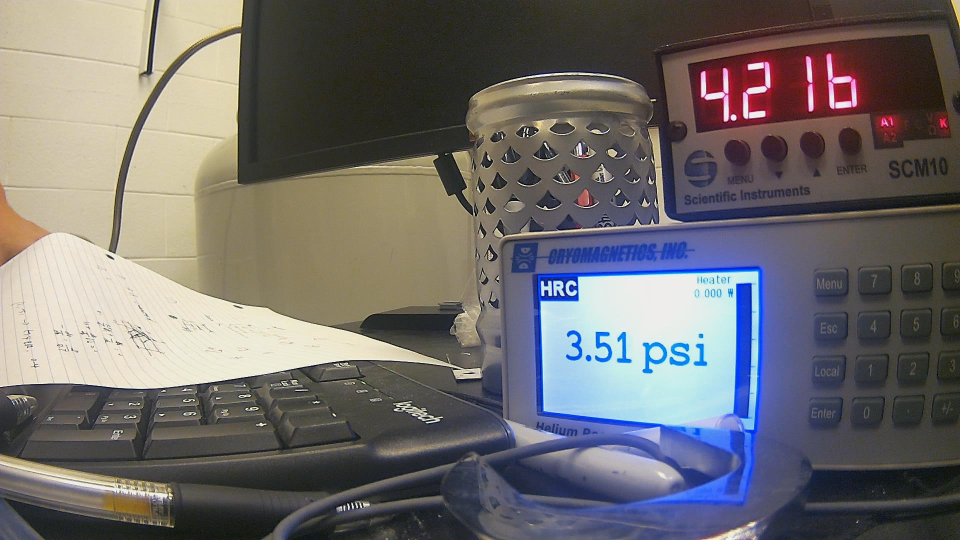
#> input picture test_photo.jpg, 1920 x 1080 px (shown at 1/2 size); its folder holds only this picture in this run
$ python pressure_ocr.py --image test_photo.jpg
#> lines starting #> are read from the running program, lines starting #| are printed output that depends on the picture; after the words box and inside, x2 and y2 are one past the last pixel; in counts of white or black regions, pixels touching at a corner belong together
#> in read_pressure_temperature, image is the input picture: shape (1080, 1920, 3); mean B, G, R 108, 108.2, 111.7
from __future__ import annotations

import argparse
import re
from collections import Counter
from dataclasses import dataclass
from typing import Iterable, Optional, Tuple

import cv2
import numpy as np

try:
    import pytesseract
except Exception:
    pytesseract = None  # Optional fallback OCR engine.


@dataclass(frozen=True)
class Reading:
    value: str
    confidence: float


_PRESSURE_RE = re.compile(r"(\d\.?\d{2,3})")
_TEMPERATURE_RE = re.compile(r"(\d\.?\d{3,4})")


# [36 lines left out: functions _parse_pressure_text, _parse_temperature_text, not called in this run]


def _find_pressure_screen_bbox(image: np.ndarray) -> Tuple[int, int, int, int]:
    height, width = image.shape[:2]
#> height = 1080; width = 1920
    hsv = cv2.cvtColor(image, cv2.COLOR_BGR2HSV)
#> hsv: shape (1080, 1920, 3); mean H, S, V 58.2, 61.4, 125.2

    white = cv2.inRange(hsv, (0, 0, 160), (180, 100, 255))
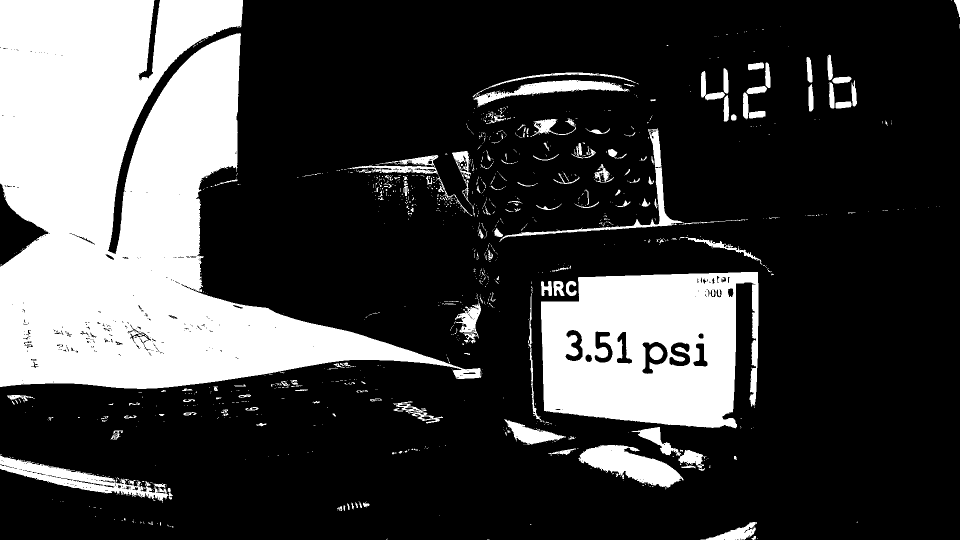
#> white: shape (1080, 1920) (shown at 1/2 size); 25.5% white; 1113 white regions (928 under 20 px), largest, box (x1, y1, x2, y2) and area: (0, 0, 963, 778) 358648, (1082, 544, 1517, 857) 104886, (1157, 890, 1367, 976) 9066
    white = cv2.morphologyEx(
        white,
        cv2.MORPH_OPEN,
        cv2.getStructuringElement(cv2.MORPH_RECT, (5, 5)),
        iterations=1,
    )
#> white: shape (1080, 1920); 24.4% white; 103 white regions, largest, box (x1, y1, x2, y2) and area: (0, 0, 901, 778) 356194, (1082, 544, 1517, 856) 102803, (1161, 890, 1360, 974) 8676
    white = cv2.morphologyEx(
        white,
        cv2.MORPH_CLOSE,
        cv2.getStructuringElement(cv2.MORPH_RECT, (9, 9)),
        iterations=2,
    )
#> white: shape (1080, 1920); 25.8% white; 35 white regions, largest, box (x1, y1, x2, y2) and area: (0, 0, 901, 778) 370282, (1066, 544, 1517, 974) 127184, (0, 912, 341, 1001) 9028

    cyan = cv2.inRange(hsv, (70, 20, 40), (125, 255, 255))
#> cyan: shape (1080, 1920); 24% white; 835 white regions (666 under 20 px), largest, box (x1, y1, x2, y2) and area: (560, 442, 1908, 1080) 431107, (1322, 252, 1696, 447) 14038, (1104, 358, 1317, 459) 9242
    blue = cv2.inRange(hsv, (90, 60, 70), (140, 255, 255))
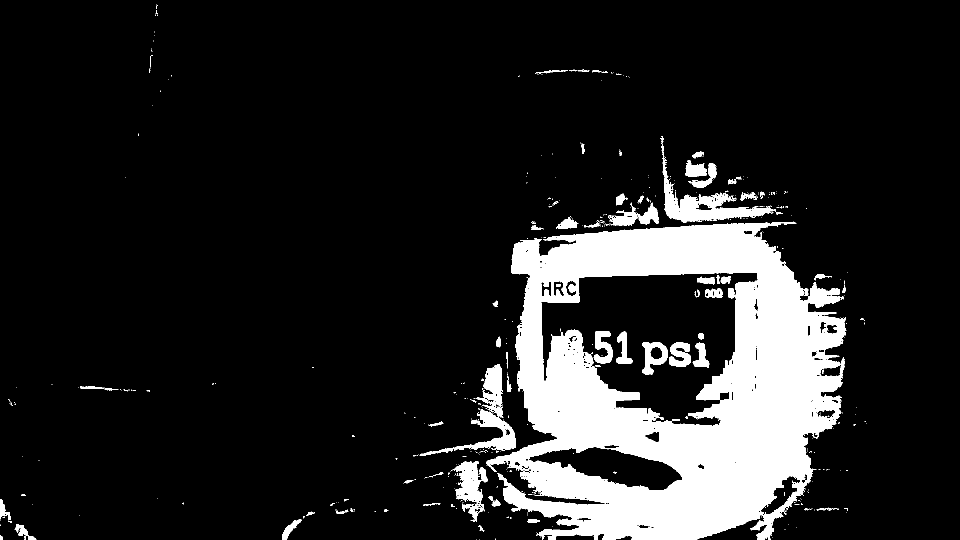
#> blue: shape (1080, 1920) (shown at 1/2 size); 13.8% white; 527 white regions (445 under 20 px)
    contours, _ = cv2.findContours(white, cv2.RETR_EXTERNAL, cv2.CHAIN_APPROX_SIMPLE)
#> contours = 35 contours, 2 with area under 20; largest, box (x1, y1, x2, y2) and area: (0, 0, 901, 778) 368592, (1066, 544, 1517, 974) 125878, (0, 912, 341, 1001) 8633, (954, 145, 1245, 211) 4973, (1402, 125, 1541, 243) 4096

    candidates: list[Tuple[float, int, int, int, int]] = []
    for contour in contours:
        area = cv2.contourArea(contour)
        if area < height * width * 0.003:
            continue
        x, y, w, h = cv2.boundingRect(contour)
        if w < 120 or h < 80:
            continue

        cyan_ratio = cv2.countNonZero(cyan[y : y + h, x : x + w]) / (w * h)
        blue_roi = blue[y : y + h, x : x + w]
        border = max(4, int(min(w, h) * 0.02))
        ring = np.zeros((h, w), dtype=np.uint8)
        ring[:border, :] = 1
        ring[-border:, :] = 1
        ring[:, :border] = 1
        ring[:, -border:] = 1
        edge_ratio = cv2.countNonZero((blue_roi > 0).astype(np.uint8) * ring) / max(
            1, int(ring.sum())
        )
        lower_bias = (y + h / 2) / height
        score = area * (1.0 + 8.0 * cyan_ratio + 4.0 * edge_ratio) * (0.3 + lower_bias)
        candidates.append((score, x, y, w, h))
#> this loop made 35 passes
#> area on passes 1, 2, 4, 5, 6, 9, 10, 13, 15, 16, 17, 18: 1501, 32, 869.5, 115, 2261, 106.5, 886.5, 1298.5, 57.5, 296, 227.5, 136
#> (area, x, y, w, h, cyan_ratio, border, edge_ratio) on passes 3, 14, 35: (8633, 0, 912, 341, 89, 0.0622, 4, 0.00415), (125878.5, 1066, 544, 451, 430, 0.821, 8, 0.823), (368592.5, 0, 0, 901, 778, 0.00775, 15, 0.00435)
#> pass 3, in _find_pressure_screen_bbox, `blue_roi = blue[y : y + h, x : x + w]`:
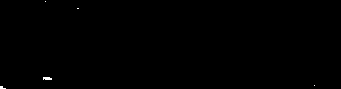
#> blue_roi: shape (89, 341); 0.13% white; 5 white regions (4 under 20 px), largest, box (x1, y1, x2, y2) and area: (43, 77, 52, 80) 24
#> after the loop:
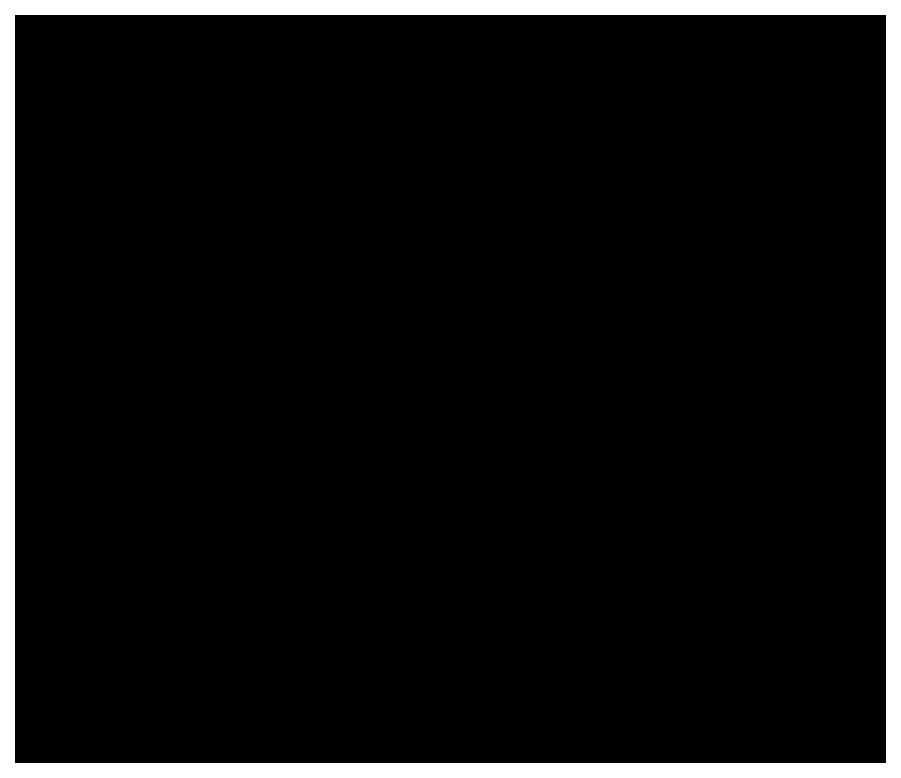
#> ring: shape (778, 901); values 0 (black) and 1 (white), 7.1% white; 1 white region, box (x1, y1, x2, y2) and area: (0, 0, 901, 778) 49470
#> after the loop, candidates = [(15496.9, 0, 912, 341, 89), (1370854.6, 1066, 544, 451, 430), (262666.1, 0, 0, 901, 778)]

    if not candidates:
        raise ValueError("Unable to locate pressure screen")
    candidates.sort(reverse=True)
    _, x, y, w, h = candidates[0]
#> x = 1066; y = 544; w = 451; h = 430
    return x, y, w, h


# [18 lines left out: function _ocr_single_digit_tesseract, not called in this run]


def _tesseract_values(
    image: np.ndarray, parser: callable, psm_values: Iterable[int]
) -> list[float]:
    if pytesseract is None:
        return []

    values: list[float] = []
    for psm in psm_values:
        config = f"--oem 1 --psm {psm} -c tessedit_char_whitelist=0123456789."
        try:
            text = pytesseract.image_to_string(image, config=config)
        except Exception:
            continue
        value = parser(text)
        if value is not None:
            values.append(value)
    return values


# [121 lines left out: functions _select_mode_value, _select_temperature_value, _read_pressure_blackhat_fallback, not called in this run]


def _read_pressure_tesseract(image: np.ndarray) -> Reading:
    if pytesseract is None:
        raise ValueError("pytesseract not available")

    x, y, w, h = _find_pressure_screen_bbox(image)
#> x = 1066; y = 544; w = 451; h = 430
    crop_specs = [
        (0.03, 0.60, 0.26, 0.78),
        (0.03, 0.56, 0.22, 0.90),
        (0.05, 0.60, 0.22, 0.82),
        (0.07, 0.62, 0.24, 0.82),
        (0.09, 0.58, 0.24, 0.90),
        (0.03, 0.66, 0.24, 0.78),
    ]

    values: list[float] = []
    for x1r, x2r, y1r, y2r in crop_specs:
        x1 = x + int(x1r * w)
        x2 = x + int(x2r * w)
        y1 = y + int(y1r * h)
        y2 = y + int(y2r * h)
        if x2 - x1 < 20 or y2 - y1 < 20:
            continue
        crop = image[y1:y2, x1:x2]

        gray = cv2.cvtColor(crop, cv2.COLOR_BGR2GRAY)
        _, otsu = cv2.threshold(gray, 0, 255, cv2.THRESH_BINARY_INV + cv2.THRESH_OTSU)
        adaptive = cv2.adaptiveThreshold(
            gray, 255, cv2.ADAPTIVE_THRESH_GAUSSIAN_C, cv2.THRESH_BINARY_INV, 31, 7
        )
        hsv = cv2.cvtColor(crop, cv2.COLOR_BGR2HSV)
        cyan_mask = cv2.inRange(hsv, (65, 15, 20), (130, 255, 255))

        for prepared in (otsu, adaptive, cyan_mask):
            prepared = cv2.resize(
                prepared, None, fx=3, fy=3, interpolation=cv2.INTER_LINEAR
            )
            values.extend(_tesseract_values(prepared, _parse_pressure_text, [6, 7, 8, 10, 13]))
#> this loop made 1 pass
#> (x1, x2, y1, y2) on pass 1: (1079, 1336, 655, 879)
#> pass 1, in _read_pressure_tesseract, `crop = image[y1:y2, x1:x2]`:
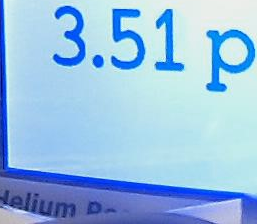
#> crop: shape (224, 257, 3); mean B, G, R 228.3, 191.2, 150.8
#> pass 1, in _read_pressure_tesseract, `gray = cv2.cvtColor(crop, cv2.COLOR_BGR2GRAY)`:
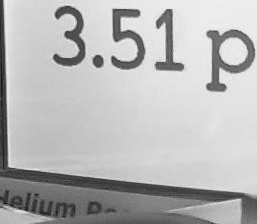
#> gray: shape (224, 257); min 8, max 245, mean 183.3
#> after the loop: hsv: shape (224, 257, 3); mean H, S, V 99.8, 89.6, 229
#> after the loop:
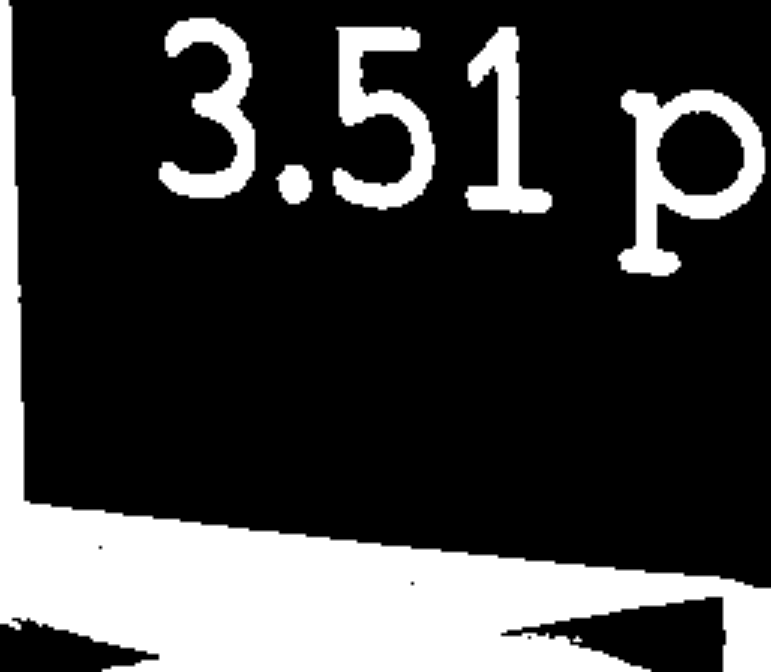
#> prepared: shape (672, 771); min 0, max 255, mean 62.7
#> after the loop, values = []

    in_range = [value for value in values if 0.0 <= value <= 6.0]
    if not in_range:
        return _read_pressure_blackhat_fallback(image)

    best, confidence = _select_mode_value(in_range, decimals=2)
    if best > 2.0 and confidence < 0.75:
        try:
            return _read_pressure_blackhat_fallback(image)
        except Exception as exc:
            raise ValueError(f"Pressure OCR candidates are ambiguous ({exc})") from exc
    return Reading(value=f"{best:.2f}", confidence=confidence)


SEGMENT_MAP = {
    (1, 1, 1, 1, 1, 1, 0): "0",
    (0, 1, 1, 0, 0, 0, 0): "1",
    (1, 1, 0, 1, 1, 0, 1): "2",
    (1, 1, 1, 1, 0, 0, 1): "3",
    (0, 1, 1, 0, 0, 1, 1): "4",
    (1, 0, 1, 1, 0, 1, 1): "5",
    (1, 0, 1, 1, 1, 1, 1): "6",
    (1, 1, 1, 0, 0, 0, 0): "7",
    (1, 1, 1, 1, 1, 1, 1): "8",
    (1, 1, 1, 1, 0, 1, 1): "9",
}


# [30 lines left out: function _segment_digit, not called in this run]


_DIGIT_TEMPLATE_CACHE: Optional[dict[str, list[np.ndarray]]] = None


# [446 lines left out: functions _iou, _digit_templates, _classify_digit_template, _largest_contour_bbox, _read_pressure_blue, _cluster_red_region and 6 more, not called in this run]


def _read_pressure(image: np.ndarray) -> Reading:
    # Try OCR engine first (if available) and fall back to legacy path.
    errors: list[str] = []
    try:
        reading = _read_pressure_tesseract(image)
        return reading
    except Exception as exc:
        errors.append(str(exc))

    try:
        return _read_pressure_blue(image)
    except Exception as exc:
        errors.append(str(exc))

    raise ValueError("Unable to decode pressure value: " + " | ".join(errors))


# [26 lines left out: function _read_temperature, not called in this run]


def read_pressure_temperature(image_path: str) -> Tuple[Reading, Reading]:
    image = cv2.imread(image_path)
    if image is None:
        raise ValueError(f"Unable to read image at {image_path}")

    pressure = _read_pressure(image)
    temperature = _read_temperature(image)
    return pressure, temperature


def main(argv: Iterable[str] | None = None) -> int:
    parser = argparse.ArgumentParser(description="Read pressure/temperature from a photo.")
    parser.add_argument("--image", required=True, help="Path to image to read.")
    args = parser.parse_args(argv)

    pressure, temperature = read_pressure_temperature(args.image)
    print(f"pressure={pressure.value} (confidence={pressure.confidence:.2f})")
    print(f"temperature={temperature.value} (confidence={temperature.confidence:.2f})")
    return 0


if __name__ == "__main__":
#> (the run stopped early here; a loop or call above may not have finished)
